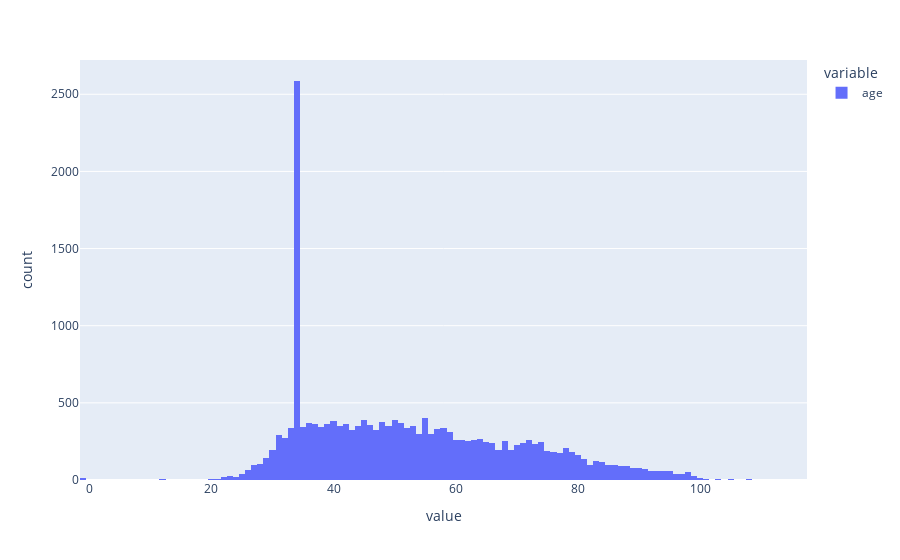

Source (notebook cell):
### Code cell
fig = px.histogram(df.age);
fig.show();

### Figure 1 — Plotly figure (JSON) as saved in the notebook; plotly's stock layout.template omitted (floating-point values rounded to 4 significant figures; data arrays with more than 128 entries replaced by an {"elided": "..."} marker saying what was removed)
{"data": [{"alignmentgroup": "True", "bingroup": "x", "hovertemplate": "variable=age<br>value=%{x}<br>count=%{y}<extra></extra>", "legendgroup": "age", "marker": {"color": "#636efa", "pattern": {"shape": ""}}, "name": "age", "offsetgroup": "age", "orientation": "v", "showlegend": true, "type": "histogram", "x": {"elided": "19255 int values"}, "xaxis": "x", "yaxis": "y"}], "layout": {"barmode": "relative", "legend": {"title": {"text": "variable"}, "tracegroupgap": 0}, "margin": {"t": 60}, "xaxis": {"anchor": "y", "domain": [0, 1], "title": {"text": "value"}}, "yaxis": {"anchor": "x", "domain": [0, 1], "title": {"text": "count"}}}}
